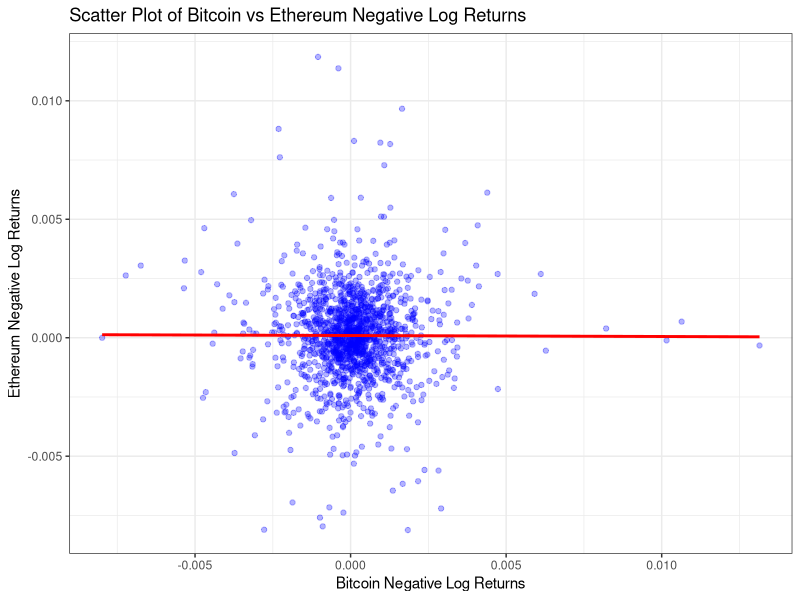

Write R code to recreate this figure.
# =====================================================================
# Risk Analytics Assignment - Part 3(a)
# Correlation Analysis between Bitcoin and Ethereum Negative Log Returns
# =====================================================================

# -----------------------------
# 1. Load Necessary Libraries
# -----------------------------

# Function to install and load packages
install_and_load <- function(package_name) {
  if (!require(package_name, character.only = TRUE)) {
    install.packages(package_name, dependencies = TRUE, repos = "http://cran.us.r-project.org")
    if(!require(package_name, character.only = TRUE)){
      stop(paste("Package", package_name, "could not be loaded"))
    }
  }
}

# List of required packages
packages <- c("ggplot2", "xts", "dplyr", "gridExtra")

# Install and load each package, suppressing output
invisible(sapply(packages, install_and_load))

# -----------------------------
# 2. Read the Crypto_data.csv File
# -----------------------------

# Read the CSV file into a data frame
data <- read.csv("Crypto_data.csv", header = TRUE, stringsAsFactors = FALSE)

# Verify that required columns exist
required_columns <- c("Bitcoin", "Ethereum")
missing_columns <- setdiff(required_columns, names(data))
if(length(missing_columns) > 0){
  stop(paste("The following required columns are missing in 'Crypto_data.csv':",
             paste(missing_columns, collapse = ", ")))
}

# -----------------------------
# 3. Define Negative Log Returns Function
# -----------------------------

negative_log_returns <- function(prices) {
  # Ensure the input is numeric
  prices <- as.numeric(prices)

  # Check for non-positive prices to avoid log issues
  if(any(prices <= 0, na.rm = TRUE)) {
    stop("Prices must be positive to compute logarithms.")
  }

  # Compute log returns: log(P_t) - log(P_{t-1})
  log_returns <- diff(log(prices))

  # Compute negative log returns
  neg_log_returns <- -log_returns

  return(neg_log_returns)
}

# -----------------------------
# 4. Compute Negative Log Returns for Bitcoin and Ethereum
# -----------------------------

# Extract Bitcoin and Ethereum prices
bitcoin_prices <- data$Bitcoin
ethereum_prices <- data$Ethereum

# Compute negative log returns
bitcoin_neg_log_returns <- negative_log_returns(bitcoin_prices)
ethereum_neg_log_returns <- negative_log_returns(ethereum_prices)

# -----------------------------
# 5. Create Time Series Objects
# -----------------------------

# Assuming data is recorded every minute
# Create a sequence of POSIXct timestamps
start_time <- as.POSIXct("2024-12-01 00:00:00")
time_sequence <- seq(from = start_time, by = "min", length.out = length(bitcoin_prices))

# Create time series objects for negative log returns
bitcoin_neg_log_ts <- xts(bitcoin_neg_log_returns, order.by = time_sequence[-1])
ethereum_neg_log_ts <- xts(ethereum_neg_log_returns, order.by = time_sequence[-1])

# -----------------------------
# 6. Create a Directory to Save Results
# -----------------------------

# Define a directory to save plots and results
result_dir <- "plots_part3a"
if(!dir.exists(result_dir)){
  dir.create(result_dir)
  cat("Created directory for results:", result_dir, "\n")
} else {
  cat("Saving results to directory:", result_dir, "\n")
}

# -----------------------------
# 7. Perform Correlation Test
# -----------------------------

# Ensure both series have the same length
min_length <- min(length(bitcoin_neg_log_ts), length(ethereum_neg_log_ts))
bitcoin_neg_log_ts <- bitcoin_neg_log_ts[1:min_length]
ethereum_neg_log_ts <- ethereum_neg_log_ts[1:min_length]

# Convert xts objects to numeric vectors
btc_returns <- as.numeric(bitcoin_neg_log_ts)
eth_returns <- as.numeric(ethereum_neg_log_ts)

# Perform Pearson correlation test
cor_test_result <- cor.test(btc_returns, eth_returns, method = "pearson")

# Print the results to console
print(cor_test_result)

# Save the correlation test results to a text file
sink(file = file.path(result_dir, "Correlation_Test_Results.txt"))
cat("Correlation Test between Bitcoin and Ethereum Negative Log Returns:\n\n")
print(cor_test_result)
sink()
cat("Saved Correlation Test Results to 'Correlation_Test_Results.txt'.\n")

# -----------------------------
# 8. Visualize the Relationship
# -----------------------------

# Create a data frame for plotting
plot_df <- data.frame(
  Bitcoin_NegLogReturns = btc_returns,
  Ethereum_NegLogReturns = eth_returns
)

# Generate scatter plot with white background
scatter_plot <- ggplot(plot_df, aes(x = Bitcoin_NegLogReturns, y = Ethereum_NegLogReturns)) +
  geom_point(alpha = 0.3, color = "blue") +
  geom_smooth(method = "lm", se = FALSE, color = "red") +
  ggtitle("Scatter Plot of Bitcoin vs Ethereum Negative Log Returns") +
  xlab("Bitcoin Negative Log Returns") +
  ylab("Ethereum Negative Log Returns") +
  theme_bw()  # This ensures a white background

# Save the scatter plot
ggsave(filename = file.path(result_dir, "Scatter_Plot_BTC_ETH_NegLogReturns.png"),
       plot = scatter_plot, width = 8, height = 6, dpi = 300)
cat("Saved Scatter Plot to 'Scatter_Plot_BTC_ETH_NegLogReturns.png'.\n")

# =====================================================================
# End of Part 3(a) Script
# =====================================================================
